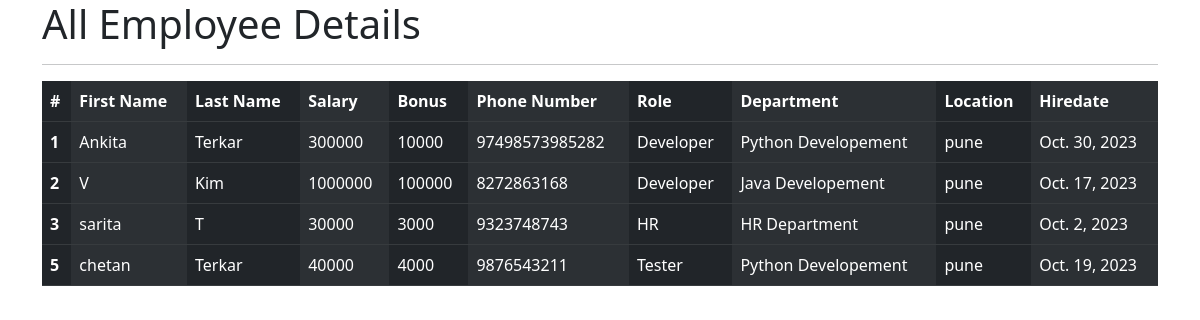
The app's page /all_emp with its own data.
### employee/models.py (models this page shows, shortened)
class Employee(models.Model):
    first_name = models.CharField(max_length=100,null=False)
    last_name = models.CharField(max_length=100)
    dept = models.ForeignKey(Department,on_delete=models.CASCADE)
    salary = models.IntegerField(default=0)
    bonus = models.IntegerField(default=0)
    role = models.ForeignKey(Role, on_delete=models.CASCADE)
    phone = models.IntegerField(default=0)
    hire_date = models.DateField()
    def __str__(self):
        return "%s %s %s" %(self.first_name,self.last_name,self.phone)

class Role(models.Model):
    name = models.CharField(max_length=100,null=False)

class Department(models.Model):
    name = models.CharField(max_length=100,null=False)
    location = models.CharField(max_length=100)

### employee/views.py (the view)
# urls.py: path('all_emp',views.all_emp,name ='all_emp'),
def all_emp(request):
    emps = Employee.objects.all()
    context = {
        'emps':emps
    }
    print(context)
    return render(request, 'view_all_emp.html',context)

### employee/templates/view_all_emp.html (shortened to what this page needs)
<!DOCTYPE html>
<html lang="en">
<head>
    <link href="https://cdn.jsdelivr.net/npm/bootstrap@5.2.3/dist/css/bootstrap.min.css" rel="stylesheet">
</head>
<body>
    <div class="container">
        <h1>All Employee Details</h1>
        <hr>
        <table class="table table-dark table-striped-columns">
            <thead>
              <tr>
                <th scope="col">#</th>
                <th scope="col">First Name</th>
                <th scope="col">Last Name</th>
                <th scope="col">Salary</th>
                <th scope="col">Bonus</th>
                <th scope="col">Phone Number</th>
                <th scope="col">Role</th>
                <th scope="col">Department</th>
                <th scope="col">Location</th>
                <th scope="col">Hiredate</th>
              </tr>
            </thead>
            <tbody>
                {% for emp in emps %}
              <tr>
                <th scope="row">{{emp.id}}</th>
                <td>{{emp.first_name}}</td>
                <td>{{emp.last_name}}</td>
                <td>{{emp.salary}}</td>
                <td>{{emp.bonus}}</td>
                <td>{{emp.phone}}</td>
                <td>{{emp.role.name}}</td>
                <td>{{emp.dept.name}}</td>
                <td>{{emp.dept.location}}</td>
                <td>{{emp.hire_date}}</td>
              </tr>
            </tbody>
            {% endfor %}
          </table>
        </div>
  </body>
</html>

### records on screen
Employee: id "1", first_name "Ankita", last_name "Terkar", salary "300000", bonus "10000", phone "97498573985282", role.name "Developer", dept.name "Python Developement", dept.location "pune", hire_date "Oct. 30, 2023"
Employee: id "2", first_name "V", last_name "Kim", salary "1000000", bonus "100000", phone "8272863168", role.name "Developer", dept.name "Java Developement", dept.location "pune", hire_date "Oct. 17, 2023"
Employee: id "3", first_name "sarita", last_name "T", salary "30000", bonus "3000", phone "9323748743", role.name "HR", dept.name "HR Department", dept.location "pune", hire_date "Oct. 2, 2023"
Employee: id "5", first_name "chetan", last_name "Terkar", salary "40000", bonus "4000", phone "9876543211", role.name "Tester", dept.name "Python Developement", dept.location "pune", hire_date "Oct. 19, 2023"
